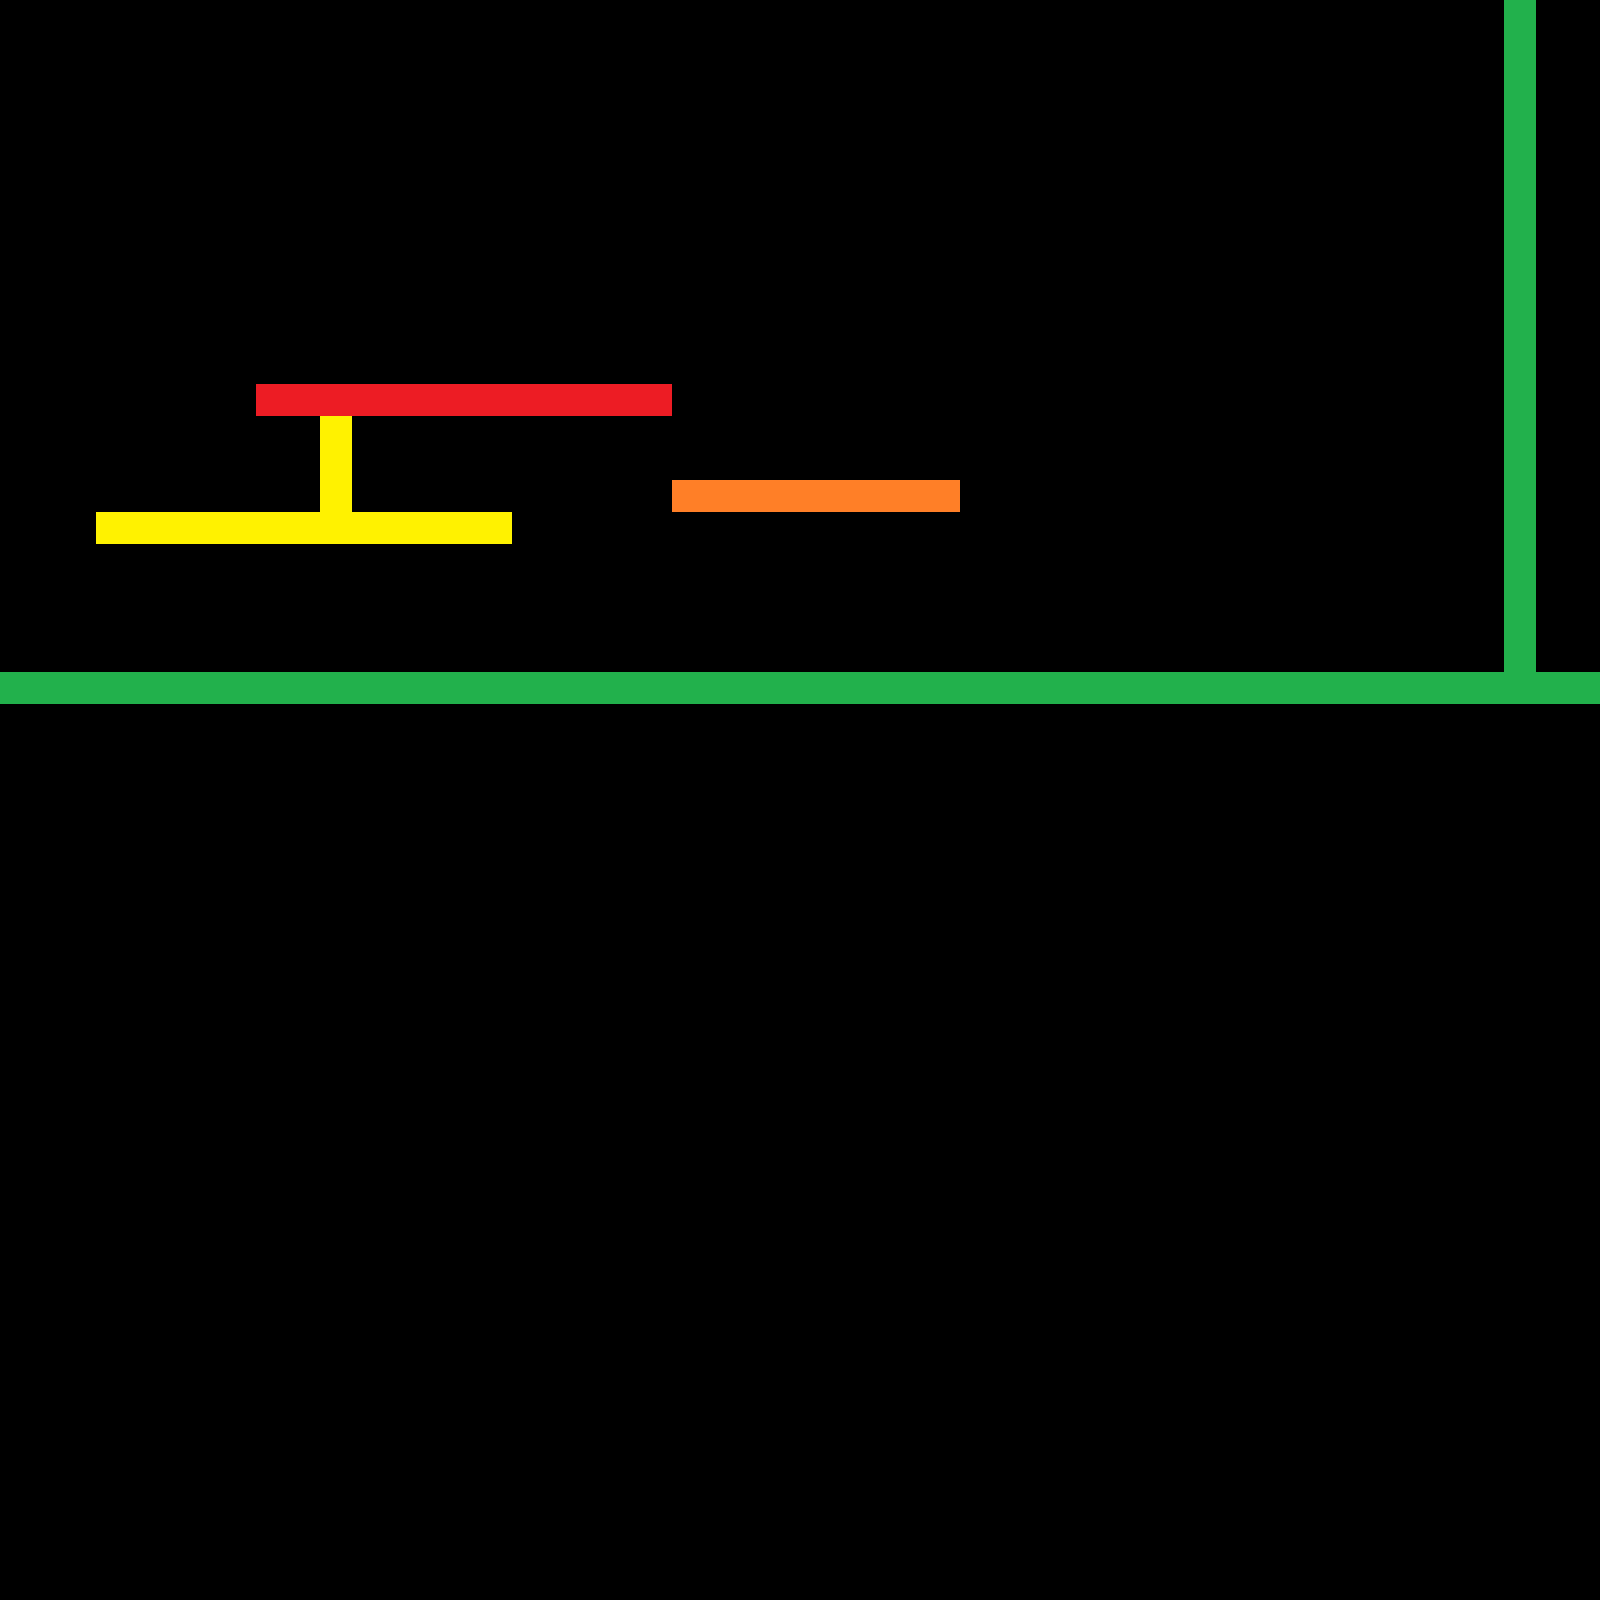

Tiled map render using the project's own tile images. Description and the map definition, with tile-layer contents summarised, below:
An orthogonal 50x50 tile map with 32x32 px tiles, 4 tile layers (Background1, Main, PassThroughable, Foreground1) and 5 objects (2x TestEnemy2, StartPoint, EntryPoint, TestEnemy).

<map version="1.0" orientation="orthogonal" width="50" height="50" tilewidth="32" tileheight="32">
 <tileset firstgid="1" name="testTiles" tilewidth="32" tileheight="32">
  <image source="../../../ScrollerContent/Tiles/testTiles.png" width="96" height="96" />
 </tileset>
 <layer name="Background1" width="50" height="50">
  <data>[2500 cells, 0 non-empty, 0 distinct tile ids]</data>
 </layer>
 <layer name="Main" width="50" height="50">
  <properties>
   <property name="IsSolid" value="true" />
  </properties>
  <data>[2500 cells, 87 non-empty, 2 distinct tile ids]</data>
 </layer>
 <layer name="PassThroughable" width="50" height="50">
  <properties>
   <property name="IsSolid" value="true" />
   <property name="TopCollisionOnly" value="true" />
  </properties>
  <data>[2500 cells, 22 non-empty, 2 distinct tile ids]</data>
 </layer>
 <layer name="Foreground1" width="50" height="50">
  <data>[2500 cells, 0 non-empty, 0 distinct tile ids]</data>
 </layer>
 <objectgroup name="EntryPoints" width="50" height="50">
  <object name="StartPoint" type="StartPoint" x="128" y="447" width="128" height="32" />
  <object name="ToSet" type="EntryPoint" x="29" y="33" width="128" height="32">
   <properties>
    <property name="EntryPointComponent.NextScene" value="Set1" />
   </properties>
  </object>
 </objectgroup>
 <objectgroup name="Objects" width="50" height="50">
   <object name="p4" type="TestEnemy2" x="485" y="332" width="32" height="32" />
  <object name="p4" type="TestEnemy" x="746" y="430" width="32" height="32">
   <properties>
    <property name="BasicAIComponent.ReverseAtEdge" value="false" />
   </properties>
  </object>
  <object name="p5" type="TestEnemy2" x="450" y="427" width="32" height="32" />
 </objectgroup>
</map>
